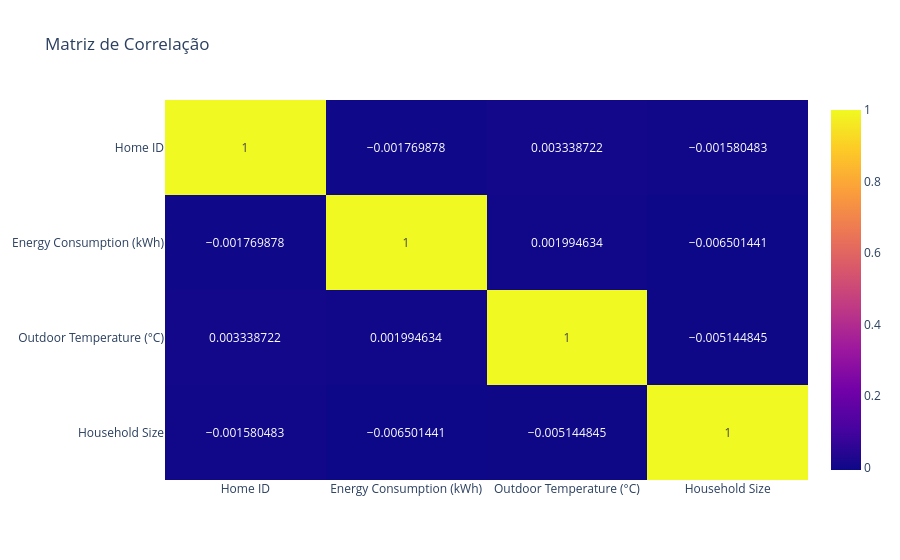

Notebook code for this chart:
### Code cell
df_corr = df.select_dtypes(include="number")

corr = df_corr.corr()

px.imshow(
    corr,
    text_auto=True,
    aspect="auto",
    title="Matriz de Correlação"
)

### Figure 1 — Plotly figure (JSON) as saved in the notebook; plotly's stock layout.template omitted (floating-point values rounded to 4 significant figures)
{"data": [{"coloraxis": "coloraxis", "hovertemplate": "x: %{x}<br>y: %{y}<br>color: %{z}<extra></extra>", "name": "0", "texttemplate": "%{z}", "type": "heatmap", "x": ["Home ID", "Energy Consumption (kWh)", "Outdoor Temperature (°C)", "Household Size"], "xaxis": "x", "y": ["Home ID", "Energy Consumption (kWh)", "Outdoor Temperature (°C)", "Household Size"], "yaxis": "y", "z": [[1.0, -0.00177, 0.003339, -0.00158], [-0.00177, 1.0, 0.001995, -0.006501], [0.003339, 0.001995, 1.0, -0.005145], [-0.00158, -0.006501, -0.005145, 1.0]]}], "layout": {"coloraxis": {"colorscale": [[0, "#0d0887"], [0.1111, "#46039f"], [0.2222, "#7201a8"], [0.3333, "#9c179e"], [0.4444, "#bd3786"], [0.5556, "#d8576b"], [0.6667, "#ed7953"], [0.7778, "#fb9f3a"], [0.8889, "#fdca26"], [1, "#f0f921"]]}, "title": {"text": "Matriz de Correlação"}, "xaxis": {"anchor": "y", "domain": [0, 1]}, "yaxis": {"anchor": "x", "autorange": "reversed", "domain": [0, 1]}}}
